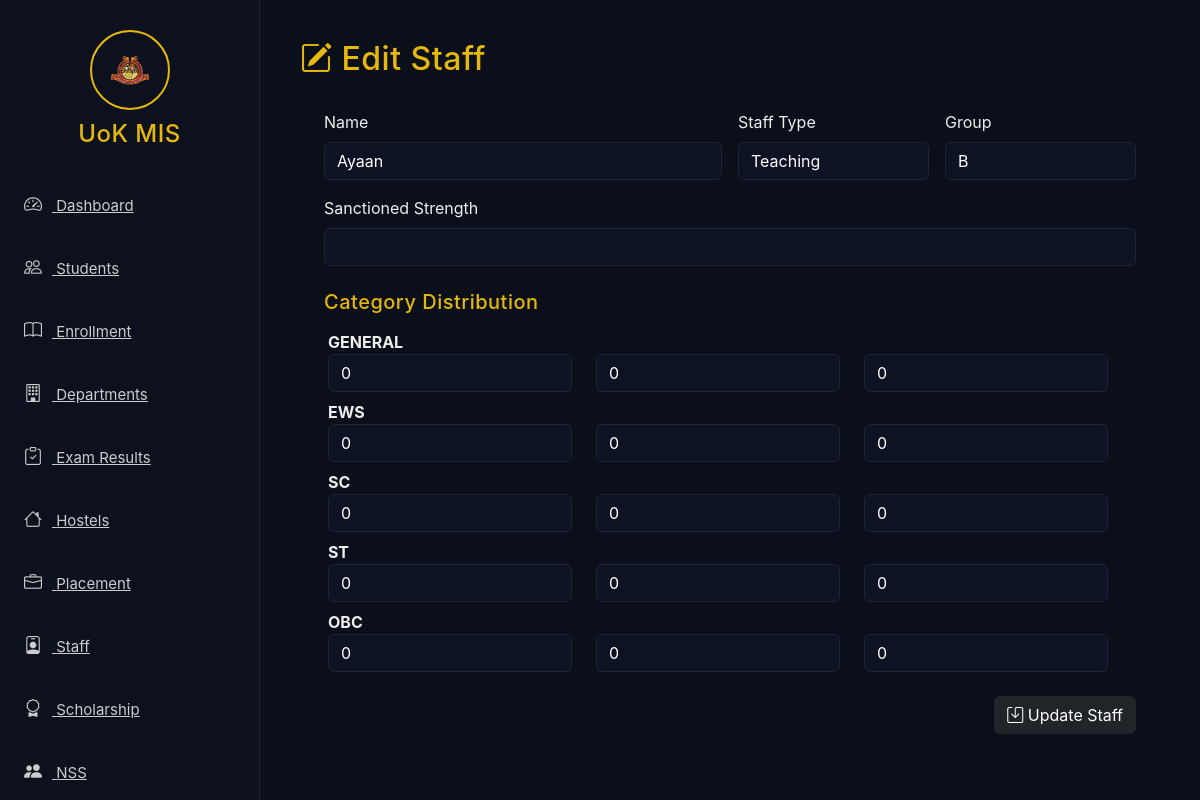
The page /staff/edit/2 on the database its author committed.
### app/models.py (models this page shows, shortened)
class Staff(db.Model):
    id = db.Column(db.Integer, primary_key=True)
    name = db.Column(db.String(120), nullable=False)
    staff_type = db.Column(db.String(120))  # Teaching / Non-Teaching / Contractual / Visiting etc.
    group = db.Column(db.String(50))        # Academic, Administrative, Technical, Support etc.
    sanctioned_strength = db.Column(db.Integer, default=0)
    general_male = db.Column(db.Integer, default=0)
    general_female = db.Column(db.Integer, default=0)
    general_transgender = db.Column(db.Integer, default=0)
    ews_male = db.Column(db.Integer, default=0)
    ews_female = db.Column(db.Integer, default=0)
    ews_transgender = db.Column(db.Integer, default=0)
    sc_male = db.Column(db.Integer, default=0)
    sc_female = db.Column(db.Integer, default=0)
    sc_transgender = db.Column(db.Integer, default=0)
    st_male = db.Column(db.Integer, default=0)
    st_female = db.Column(db.Integer, default=0)
    st_transgender = db.Column(db.Integer, default=0)
    obc_male = db.Column(db.Integer, default=0)
    obc_female = db.Column(db.Integer, default=0)
    obc_transgender = db.Column(db.Integer, default=0)
    created_at = db.Column(db.DateTime, default=datetime.utcnow)

### app/routes.py (the view, shortened to what this page needs)
@main.route("/staff/edit/<int:staff_id>", methods=["GET", "POST"])
def edit_staff(staff_id):
    staff = Staff.query.get_or_404(staff_id)
    return render_template("staff/edit_staff.html", staff=staff, roles=ROLES)

### app/templates/staff/edit_staff.html (shortened to what this page needs)
{% extends 'base.html' %}
{% block content %}
<div class="page-header">
    <h2><i class="bi bi-pencil-square"></i> Edit Staff</h2>
</div>
<div class="card-glow p-4">
<form method="POST" class="row g-3">
    <div class="col-md-6">
        <label class="form-label">Name</label>
        <input type="text" name="name" class="form-control" value="{{ staff.name }}" required>
    </div>
    <div class="col-md-3">
        <label class="form-label">Staff Type</label>
        <select name="staff_type" class="form-select">
            <option {% if staff.staff_type=="Teaching" %}selected{% endif %}>Teaching</option>
        </select>
    </div>
    <div class="col-md-3">
        <label class="form-label">Group</label>
        <select name="group" class="form-select">
            <option {% if staff.group=="B" %}selected{% endif %}>B</option>
        </select>
    </div>
    <div class="col-md-12">
        <label class="form-label">Sanctioned Strength</label>
        <input type="number" name="sanctioned_strength" value="{{ staff.sanctioned_strength }}" class="form-control">
    </div>
    <h5 class="mt-4">Category Distribution</h5>
    {% set categories = ["general", "ews", "sc", "st", "obc"] %}
    {% for cat in categories %}
    <div class="row mt-2">
        <div class="col-md-12"><b>{{ cat|upper }}</b></div>
        <div class="col-4">
            <input type="number" name="{{ cat }}_male" value="{{ staff[cat+'_male'] }}" placeholder="Male" class="form-control">
        </div>
        <div class="col-4">
            <input type="number" name="{{ cat }}_female" value="{{ staff[cat+'_female'] }}" placeholder="Female" class="form-control">
        </div>
        <div class="col-4">
            <input type="number" name="{{ cat }}_transgender" value="{{ staff[cat+'_transgender'] }}" placeholder="Transgender" class="form-control">
        </div>
    </div>
    {% endfor %}
    <div class="col-12 text-end mt-4">
        <button class="btn btn-dark">
            <i class="bi bi-save"></i> Update Staff
        </button>
    </div>
</form>
</div>
{% endblock %}

### app/static/css/style.css (style rules this page uses)
body { background: #0b0f19; color: #eee; font-family: "Inter", sans-serif; overflow-x: hidden; }
h1, h2, h3, h4, h5, h6 { color: #e5b80b; letter-spacing: 0.5px; }
input, select, textarea { background: #0d1322 !important; color: #fff !important; border: 1px solid #1e2538 !important; }

### rows shown on the page
Staff: name "Ayaan", staff_type "Teaching", group "B", general_male "0" "0" "0" "0" "0", general_female "0" "0" "0" "0" "0", general_transgender "0" "0" "0" "0" "0"

### other values the page prints
{{ cat|upper }} "GENERAL" "EWS" "SC" "ST" "OBC"
